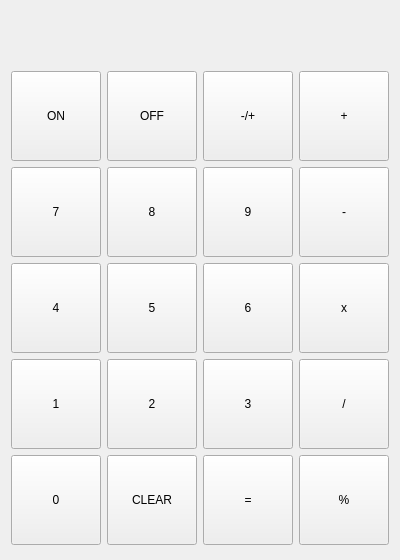
<?xml version="1.0" encoding="UTF-8"?>
<ui version="4.0">
 <class>MainWindow</class>
 <widget class="QMainWindow" name="MainWindow">
  <property name="geometry">
   <rect>
    <x>0</x>
    <y>0</y>
    <width>400</width>
    <height>560</height>
   </rect>
  </property>
  <property name="windowTitle">
   <string>MainWindow</string>
  </property>
  <widget class="QWidget" name="centralWidget">
   <widget class="QWidget" name="gridLayoutWidget">
    <property name="geometry">
     <rect>
      <x>0</x>
      <y>60</y>
      <width>401</width>
      <height>501</height>
     </rect>
    </property>
    <layout class="QGridLayout" name="gridLayout">
     <item row="3" column="3">
      <widget class="QPushButton" name="pushButton_Divide">
       <property name="maximumSize">
        <size>
         <width>90</width>
         <height>90</height>
        </size>
       </property>
       <property name="text">
        <string>/</string>
       </property>
      </widget>
     </item>
     <item row="0" column="0">
      <widget class="QPushButton" name="pushButton_ON">
       <property name="maximumSize">
        <size>
         <width>90</width>
         <height>90</height>
        </size>
       </property>
       <property name="text">
        <string>ON</string>
       </property>
      </widget>
     </item>
     <item row="0" column="1">
      <widget class="QPushButton" name="pushButton_OFF">
       <property name="maximumSize">
        <size>
         <width>90</width>
         <height>90</height>
        </size>
       </property>
       <property name="text">
        <string>OFF</string>
       </property>
      </widget>
     </item>
     <item row="1" column="0">
      <widget class="QPushButton" name="pushButton_7">
       <property name="maximumSize">
        <size>
         <width>90</width>
         <height>90</height>
        </size>
       </property>
       <property name="text">
        <string>7</string>
       </property>
      </widget>
     </item>
     <item row="2" column="3">
      <widget class="QPushButton" name="pushButton_Multiply">
       <property name="maximumSize">
        <size>
         <width>90</width>
         <height>90</height>
        </size>
       </property>
       <property name="text">
        <string>x</string>
       </property>
      </widget>
     </item>
     <item row="1" column="2">
      <widget class="QPushButton" name="pushButton_9">
       <property name="maximumSize">
        <size>
         <width>90</width>
         <height>90</height>
        </size>
       </property>
       <property name="text">
        <string>9</string>
       </property>
      </widget>
     </item>
     <item row="2" column="1">
      <widget class="QPushButton" name="pushButton_5">
       <property name="maximumSize">
        <size>
         <width>90</width>
         <height>90</height>
        </size>
       </property>
       <property name="text">
        <string>5</string>
       </property>
      </widget>
     </item>
     <item row="2" column="0">
      <widget class="QPushButton" name="pushButton_4">
       <property name="maximumSize">
        <size>
         <width>90</width>
         <height>90</height>
        </size>
       </property>
       <property name="text">
        <string>4</string>
       </property>
      </widget>
     </item>
     <item row="0" column="2">
      <widget class="QPushButton" name="pushButton_Negative">
       <property name="maximumSize">
        <size>
         <width>90</width>
         <height>90</height>
        </size>
       </property>
       <property name="text">
        <string>-/+</string>
       </property>
      </widget>
     </item>
     <item row="0" column="3">
      <widget class="QPushButton" name="pushButton_Add">
       <property name="maximumSize">
        <size>
         <width>90</width>
         <height>90</height>
        </size>
       </property>
       <property name="text">
        <string>+</string>
       </property>
      </widget>
     </item>
     <item row="1" column="1">
      <widget class="QPushButton" name="pushButton_8">
       <property name="maximumSize">
        <size>
         <width>90</width>
         <height>90</height>
        </size>
       </property>
       <property name="text">
        <string>8</string>
       </property>
      </widget>
     </item>
     <item row="3" column="2">
      <widget class="QPushButton" name="pushButton_3">
       <property name="maximumSize">
        <size>
         <width>90</width>
         <height>90</height>
        </size>
       </property>
       <property name="text">
        <string>3</string>
       </property>
      </widget>
     </item>
     <item row="3" column="0">
      <widget class="QPushButton" name="pushButton_1">
       <property name="maximumSize">
        <size>
         <width>90</width>
         <height>90</height>
        </size>
       </property>
       <property name="text">
        <string>1</string>
       </property>
      </widget>
     </item>
     <item row="1" column="3">
      <widget class="QPushButton" name="pushButton_Subtract">
       <property name="maximumSize">
        <size>
         <width>90</width>
         <height>90</height>
        </size>
       </property>
       <property name="text">
        <string>-</string>
       </property>
      </widget>
     </item>
     <item row="4" column="0">
      <widget class="QPushButton" name="pushButton_0">
       <property name="maximumSize">
        <size>
         <width>90</width>
         <height>90</height>
        </size>
       </property>
       <property name="text">
        <string>0</string>
       </property>
      </widget>
     </item>
     <item row="2" column="2">
      <widget class="QPushButton" name="pushButton_6">
       <property name="maximumSize">
        <size>
         <width>90</width>
         <height>90</height>
        </size>
       </property>
       <property name="text">
        <string>6</string>
       </property>
      </widget>
     </item>
     <item row="3" column="1">
      <widget class="QPushButton" name="pushButton_2">
       <property name="maximumSize">
        <size>
         <width>90</width>
         <height>90</height>
        </size>
       </property>
       <property name="text">
        <string>2</string>
       </property>
      </widget>
     </item>
     <item row="4" column="1">
      <widget class="QPushButton" name="pushButton_CLEAR">
       <property name="maximumSize">
        <size>
         <width>90</width>
         <height>90</height>
        </size>
       </property>
       <property name="text">
        <string>CLEAR</string>
       </property>
      </widget>
     </item>
     <item row="4" column="2">
      <widget class="QPushButton" name="pushButton_Equal">
       <property name="maximumSize">
        <size>
         <width>90</width>
         <height>90</height>
        </size>
       </property>
       <property name="text">
        <string>=</string>
       </property>
      </widget>
     </item>
     <item row="4" column="3">
      <widget class="QPushButton" name="pushButton_Mod">
       <property name="maximumSize">
        <size>
         <width>90</width>
         <height>90</height>
        </size>
       </property>
       <property name="text">
        <string>%</string>
       </property>
      </widget>
     </item>
    </layout>
   </widget>
   <widget class="QLabel" name="label">
    <property name="geometry">
     <rect>
      <x>0</x>
      <y>0</y>
      <width>401</width>
      <height>61</height>
     </rect>
    </property>
    <property name="text">
     <string/>
    </property>
   </widget>
  </widget>
 </widget>
 <layoutdefault spacing="6" margin="11"/>
 <resources/>
 <connections/>
</ui>
